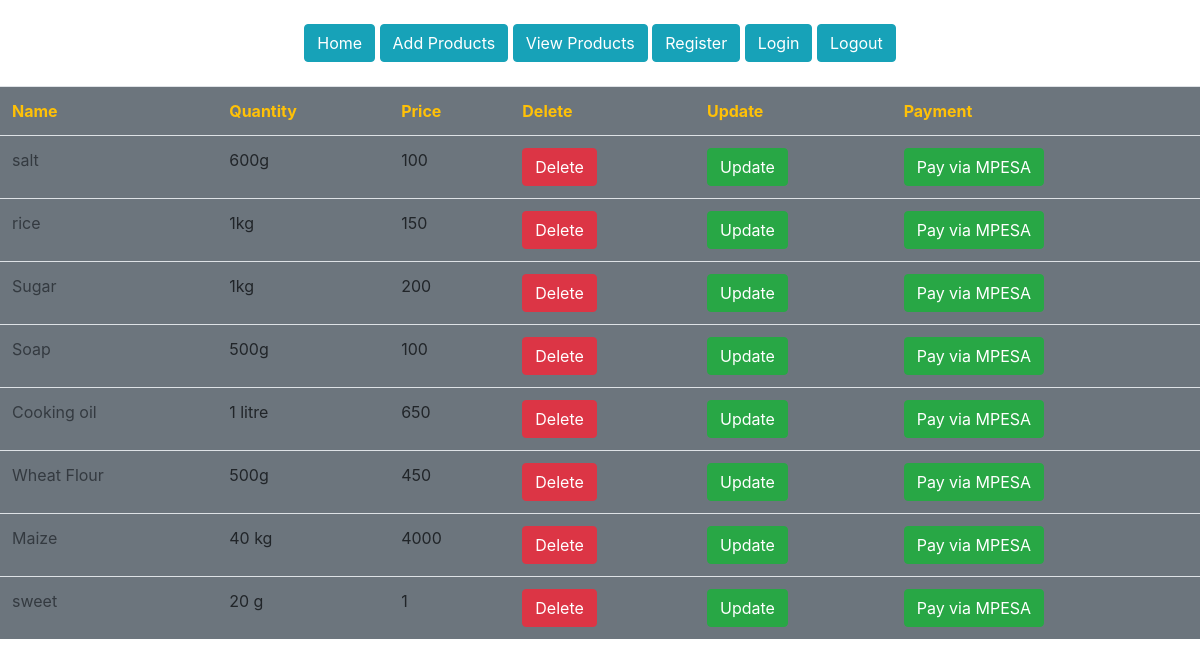
/products (signed in), run on the app's committed database.
### morningDjangoProject/models.py (models this page shows)
class Product(models.Model):
    prod_name = models.CharField(max_length=30, blank=False, null=False)
    prod_quantity = models.CharField(max_length=30, blank=False, null=False)
    prod_price = models.CharField(max_length=30, blank=False, null=False)

### morningDjangoProject/views.py (the view)
# urls.py: path('products', general_views.view_product, name='products'),
@login_required
def view_product(request):
    products = Product.objects.all()
    return render(request, 'products.html', {'products': products})

### templates/products.html
{% extends 'base.html' %}
{% load static %}
{% block content %}
    <section class="product-section">
        <div class="product-section-container bg-secondary">
            <table class="table">
                <tr>
                    <th class="text-warning">Name</th>
                    <th class="text-warning">Quantity</th>
                    <th class="text-warning">Price</th>
                    <th class="text-warning">Delete</th>
                    <th class="text-warning">Update</th>
                    <th class="text-warning">Payment</th>
                </tr>
                {% for product in products %}
                    <tr>
                        <td class="text-dark">{{ product.prod_name }}</td>
                        <td>{{ product.prod_quantity }}</td>
                        <td>{{ product.prod_price }}</td>
                        <td><a class="btn btn-danger" href="/delete-product/{{ product.id }}">Delete</a></td>
                        <td><a class="btn btn-success" href="/update-product/{{ product.id }}">Update</a></td>
                        <td><a class="btn btn-success "href="/pay/{{ product.id }}">Pay via MPESA</a></td>
                    </tr>
                {% endfor %}
            </table>
        </div>
    </section>
{% endblock %}

### templates/base.html (shortened to what this page needs)
<!DOCTYPE html>
<html lang="en">
<head>
    {% load static %}
    {% load crispy_forms_tags %}
    <link rel="stylesheet" href="{% static 'bootstrap/css/bootstrap.css' %}">
</head>
<body>
<section class="navigation-section">
    <div class="navigation-section-container d-flex justify-content-center mb-4">
        <nav class="navigation mt-4">
            <a href="{% url 'home' %}"><button class="btn btn-info">Home</button></a>
            <a href="{% url 'add-product' %}"><button class="btn btn-info">Add Products</button></a>
            <a href="{% url 'products' %}"><button class="btn btn-info">View Products</button></a>
            <a href="{% url 'register' %}"><button class="btn btn-info">Register</button></a>
            <a href="{% url 'login' %}"><button class="btn btn-info">Login</button></a>
            <a href="{% url 'logout' %}"><button class="btn btn-info">Logout</button></a>
        </nav>
    </div>
</section>
{% block content %}
{% endblock %}
</body>
</html>

### data on the page
Product: prod_name "salt", prod_quantity "600g", prod_price "100"
Product: prod_name "rice", prod_quantity "1kg", prod_price "150"
Product: prod_name "Sugar", prod_quantity "1kg", prod_price "200"
Product: prod_name "Soap", prod_quantity "500g", prod_price "100"
Product: prod_name "Cooking oil", prod_quantity "1 litre", prod_price "650"
Product: prod_name "Wheat Flour", prod_quantity "500g", prod_price "450"
Product: prod_name "Maize", prod_quantity "40 kg", prod_price "4000"
Product: prod_name "sweet", prod_quantity "20 g", prod_price "1"
